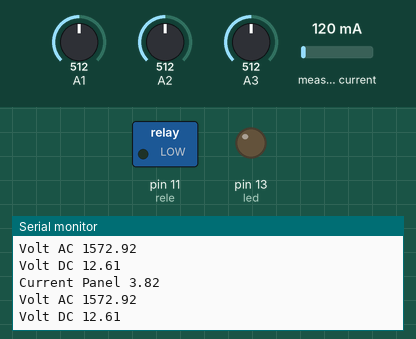
A sketch run on a simulated Arduino Uno, built with avr-gcc and run on an emulated ATmega328P. Parts: switched loads named in the sketch (green lamp = pin HIGH), output pins drawn as LEDs (lit = HIGH), the last lines printed to the serial monitor. The inputs (shaded band) are chosen by the test bench; at power-on: A2 = 512, A1 = 512, A3 = 512, measured current 120 mA.

Above: at 1.2 s.
1.3 s: A2 set to 577
At 2.2 s:
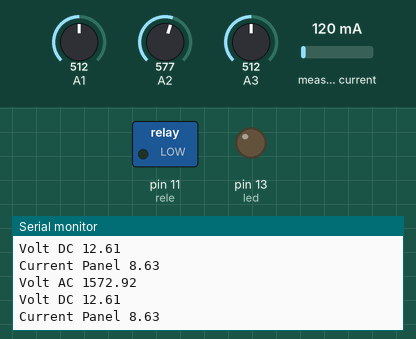
4.3 s: A2 set to 604
At 5.1 s:
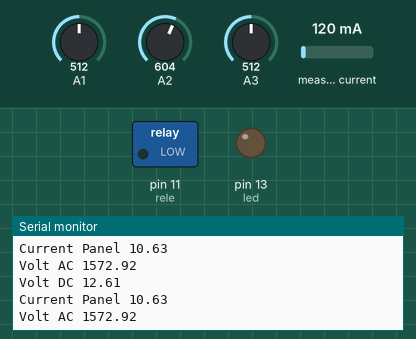
Timing chart, 0 to 7.3 s (numbered marks = the images above; inputs shaded):
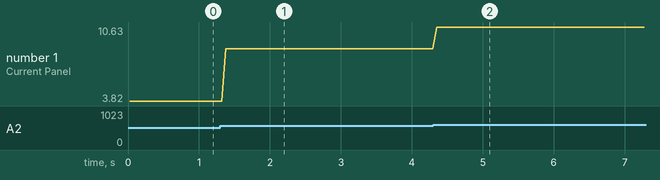

Measured:
- the behaviour switches between 595 and 596 on A2 (found by bisection; images 1 and 2)
- after the input at 1.3 s, the serial monitor: prints a new line after 0.08 s (image 1)
- after the input at 4.3 s, the serial monitor: prints a new line after 0.05 s (image 2)
- plotted number 1: 3.82 → 8.63 after the input at 1.3 s, 8.63 → 10.63 after the input at 4.3 s

The sketch:

nano_lcd_ampnVolt.ino
```cpp
// version 1.0.2
// Arduino UNO has 5.0 volt with a max ADC value of 1023 steps
// ACS712 5A  uses 185 mV per A
// ACS712 20A uses 100 mV per A
// ACS712 30A uses  66 mV per A
//A0 AC curr
//A1 AC VOLT
//A2 DC curr
//A3 DC VOLT
// include the library code:

#include "ACS712.h"

#include <Wire.h>

ACS712 ACS(A0, 5.1, 1023, 66);
ACS712 ACS_2(A2, 5.1, 1023, 66);
byte cmd;

//digital read
int ac_curr_dig = 0; //save the digital conversion of current
int ac_volt_dig = 0; //save the digital conversion of voltage

int ac_curr_dig_2 = 0; //save the digital conversion of current
int ac_volt_dig_2 = 0; //save the digital conversion of voltage

unsigned int sample = 1;     //number of samples to take before sending to lcd


const int led = 13;
const int rele = 11;
int led_state = LOW;

void setup()
{
  // set up the LCD's number of columns and rows:
  Serial.begin(9600);
  pinMode(led, OUTPUT);
  pinMode(rele, OUTPUT);
  ACS.autoMidPoint();
  ACS_2.autoMidPoint();

  Wire.begin(0x20);
  Wire.onReceive(receiveEvent);
  Wire.onRequest(sendEvent);

  Serial.println(__FILE__);
  digitalWrite(led, led_state);
  digitalWrite(rele, LOW); //disabled
}

void loop()
{
  //CURRENTS AC AND DC
  int dig_mA = 0;
  int dig_mA_2 = 0;
  int temp_1 = 0;
  int temp_2 = 0;
  for (int i = 0; i < sample; i++)
  {

    dig_mA += ACS.mA_AC(60);

    dig_mA_2 +=analogRead(A2); //currenct DC
    //dig_mA_2 +=ACS_2.mA_DC(); //currenct DC
  }

  ac_curr_dig = (dig_mA / sample);
  ac_curr_dig_2 = (dig_mA_2 / sample);


  //testing Dc current other way

  float voltage_dc_panel =(ac_curr_dig_2+0.5) * (5 / 1024.0);
  float dc_v_acs= ((voltage_dc_panel)-2.25  )/0.066;
  Serial.print("Current Panel ");
  Serial.println(dc_v_acs);

  //

  //VOLTAGES AC AND DC
  int dig_volt = 0;
  int dig_volt_2 = 0;
  for (int i = 0; i < sample; i++)
  {
    dig_volt += analogRead(A1);
    dig_volt_2 += analogRead(A3);
  }
  ac_volt_dig = (dig_volt / sample);
  ac_volt_dig_2 = (dig_volt_2 / sample);

  float ac_volt = (ac_volt_dig+0.5)*(5 / 1024.0);
  ac_volt = ac_volt*(1000+880000)/1000;
  ac_volt = (ac_volt/sqrt(2))+14;
  Serial.print("Volt AC ");
  Serial.println(ac_volt);

  float dc_volt = (ac_volt_dig_2+0.5)*(5 / 1024.0);
  float R1 = 40389.61;
  float R2 = 10000;
  dc_volt = dc_volt*(R1+R2)/R2;
  Serial.print("Volt DC ");
  Serial.println(dc_volt);


  cmd = Wire.read(); //read the received byte
  switch (cmd)
  {
  case 0x0A:
    Serial.print("received: ");
    Serial.println(cmd, HEX);
    break;
  case 0x0B:
    digitalWrite(rele, LOW); //disabled
    Serial.print("received: ");
    Serial.println(cmd, HEX);
    break;
  case 0x0C:
    digitalWrite(rele, HIGH); //enable
    Serial.print("received: ");
    Serial.println(cmd, HEX);
    break;
  default:
    break;
  }
  cmd = 0;
}

void receiveEvent(int hoeMny)
{


}

void sendEvent()
{
  //Serial.println("entre en sendEvent");
  if (led_state == 1)
    led_state = 0;
  else
    led_state = 1;

  digitalWrite(led, led_state);
  Wire.write(ac_curr_dig >> 8 & 0xff);   //byte 1
  Wire.write(ac_curr_dig);               //byte 2
  Wire.write(ac_volt_dig >> 8 & 0xff);   //byte 3
  Wire.write(ac_volt_dig);               //byte 4
  Wire.write(ac_curr_dig_2 >> 8 & 0xff); //byte 5
  Wire.write(ac_curr_dig_2);             //byte 6
  Wire.write(ac_volt_dig_2 >> 8 & 0xff); //byte 7
  Wire.write(ac_volt_dig_2);             //byte 8
}
```
